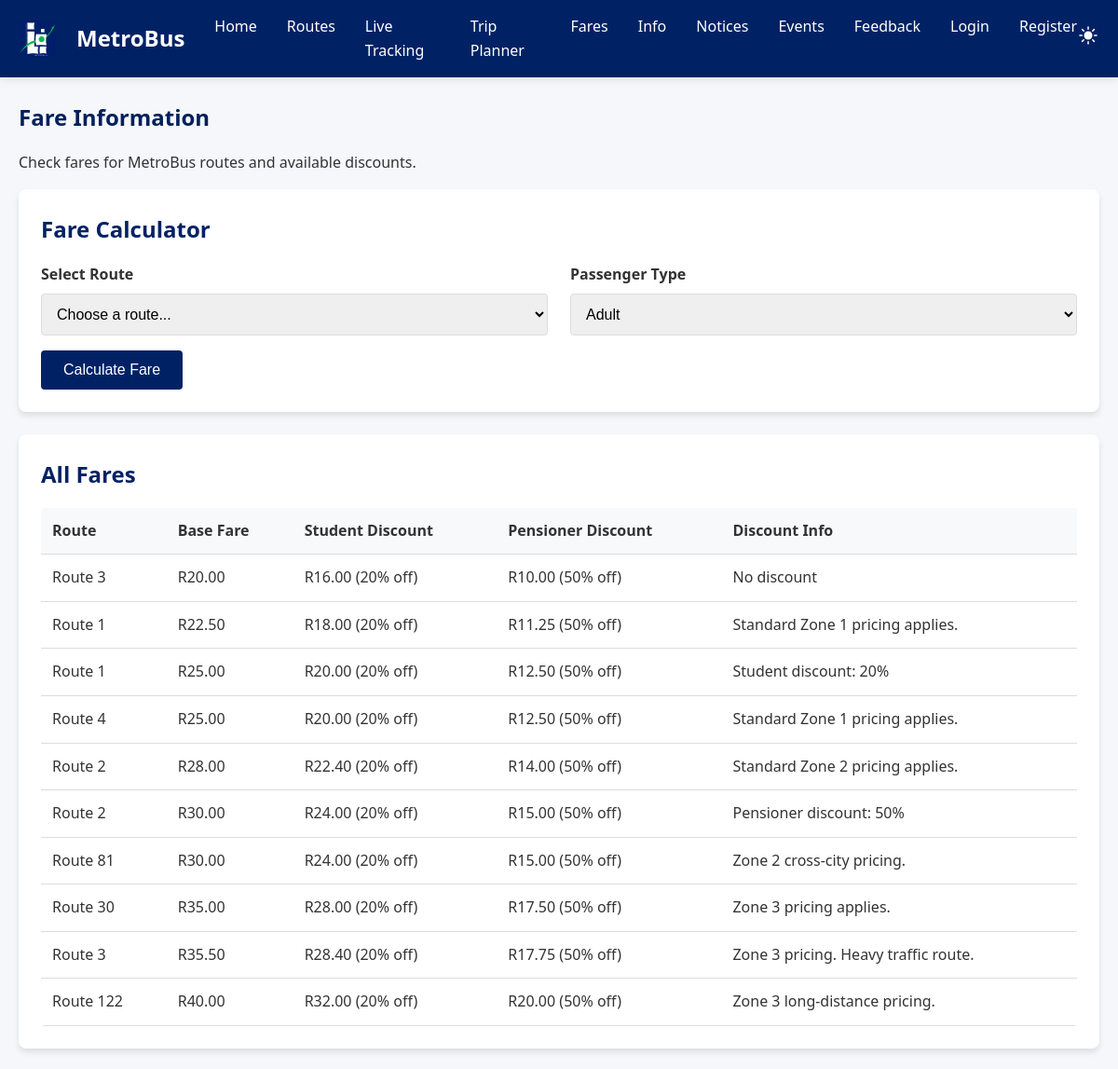
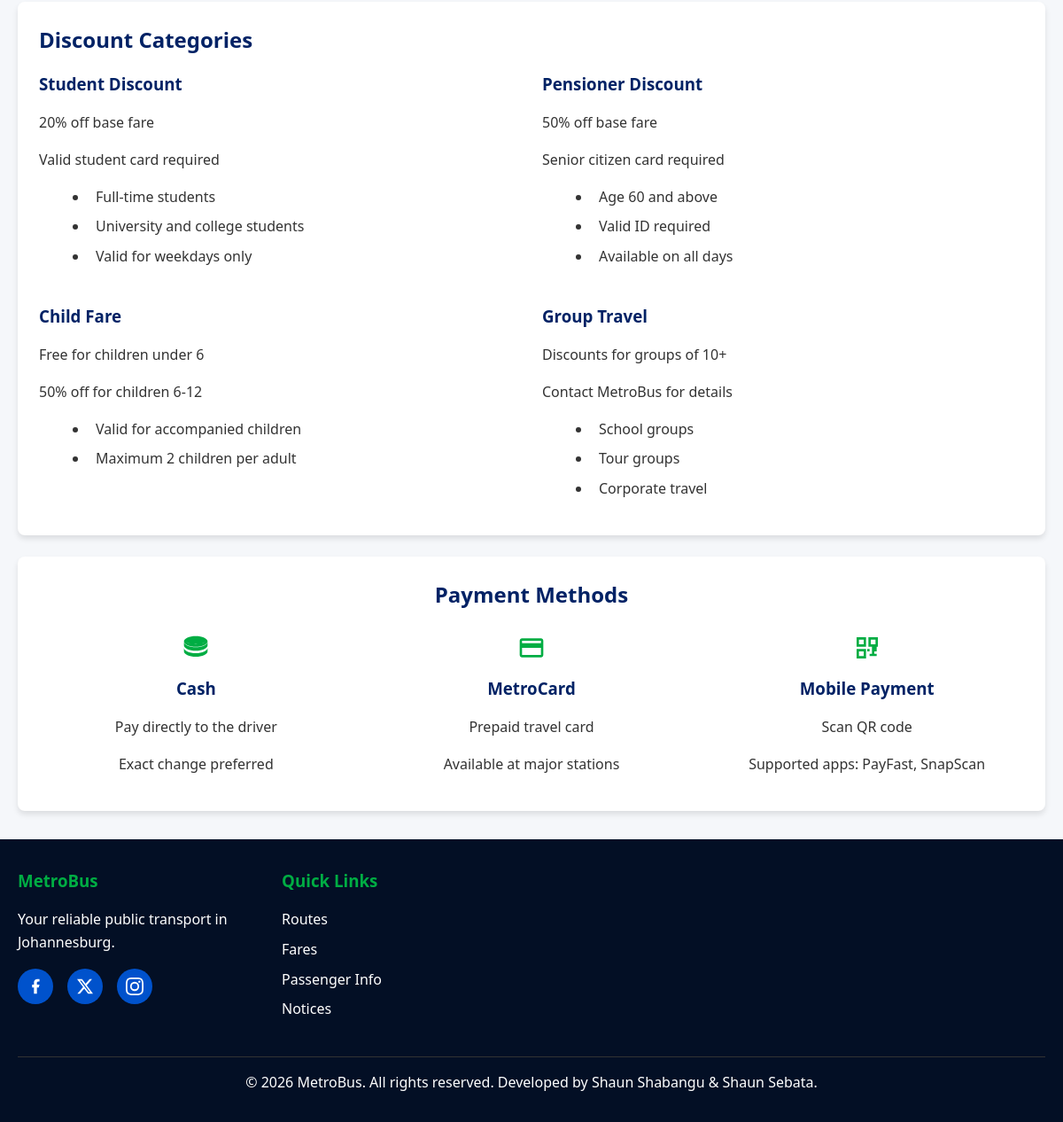
/fares.php, run on the app's committed database (2 pictures, top to bottom).
### tables this page shows
CREATE TABLE `fares` (
  `id` int(11) NOT NULL,
  `route_id` int(11) NOT NULL,
  `price` decimal(10,2) NOT NULL,
  `discount_info` text DEFAULT NULL
);

CREATE TABLE `routes` (
  `id` int(11) NOT NULL,
  `route_name` varchar(255) NOT NULL,
  `start_point` varchar(255) NOT NULL,
  `end_point` varchar(255) NOT NULL,
  `status` enum('active','inactive') DEFAULT 'active'
);

### fares.php (the view, shortened to what this page needs)
<?php
require_once 'includes/header.php';
require_once 'includes/db.php';
$stmt = $pdo->query("SELECT f.*, r.route_name FROM fares f JOIN routes r ON f.route_id = r.id ORDER BY f.price");
$fares = $stmt->fetchAll();
?>
<main>
<section class="container mt-3">
<h1>Fare Information</h1>
<p>Check fares for MetroBus routes and available discounts.</p>
<div class="card">
<h2>Fare Calculator</h2>
<form id="fare-calculator">
<div class="grid grid-2">
<div class="form-group">
<label for="route-select">Select Route</label>
<select id="route-select" required>
<option value="">Choose a route...</option>
</select>
</div>
<div class="form-group">
<label for="passenger-type">Passenger Type</label>
<select id="passenger-type" required>
<option value="adult">Adult</option>
</select>
</div>
</div>
<button type="submit" class="btn">Calculate Fare</button>
</form>
</div>
<div class="card mt-3">
<h2>All Fares</h2>
<div class="table-responsive">
<table id="fare-table">
<thead>
<tr>
<th>Route</th>
<th>Base Fare</th>
<th>Student Discount</th>
<th>Pensioner Discount</th>
<th>Discount Info</th>
</tr>
</thead>
<tbody>
<?php foreach ($fares as $fare): ?>
<tr>
<td><?php echo htmlspecialchars($fare['route_name']); ?></td>
<td>R<?php echo number_format($fare['price'], 2); ?></td>
<td>R<?php echo number_format($fare['price'] * 0.8, 2); ?> (20% off)</td>
<td>R<?php echo number_format($fare['price'] * 0.5, 2); ?> (50% off)</td>
<td><?php echo htmlspecialchars($fare['discount_info']); ?></td>
</tr>
<?php endforeach; ?>
</tbody>
</table>
</div>
</div>
<div class="card mt-3">
<h2>Discount Categories</h2>
<div class="grid grid-2">
<div>
<h3>Student Discount</h3>
<p>20% off base fare</p>
<p>Valid student card required</p>
<ul>
<li>Full-time students</li>
<li>University and college students</li>
<li>Valid for weekdays only</li>
</ul>
</div>
<div>
<h3>Pensioner Discount</h3>
<p>50% off base fare</p>
<p>Senior citizen card required</p>
<ul>
<li>Age 60 and above</li>
<li>Valid ID required</li>
<li>Available on all days</li>
</ul>
</div>
<div>
<h3>Child Fare</h3>
<p>Free for children under 6</p>
<p>50% off for children 6-12</p>
<ul>
<li>Valid for accompanied children</li>
<li>Maximum 2 children per adult</li>
</ul>
</div>
<div>
<h3>Group Travel</h3>
<p>Discounts for groups of 10+</p>
<p>Contact MetroBus for details</p>
<ul>
<li>School groups</li>
<li>Tour groups</li>
<li>Corporate travel</li>
</ul>
</div>
</div>
</div>
<div class="card mt-3">
<h2 class="text-center mb-3">Payment Methods</h2>
<div class="grid grid-3 text-center">
<div>
<h3>Cash</h3>
<p>Pay directly to the driver</p>
<p>Exact change preferred</p>
</div>
<div>
<svg width="32" height="32" fill="#00AD43" class="mb-1" viewBox="0 0 24 24" xmlns="http://www.w3.org/2000/svg"><path d="M20 4H4C2.89 4 2.01 4.89 2.01 6L2 18c0 1.11.89 2 2 2h16c1.11 0 2-.89 2-2V6c0-1.11-.89-2-2-2zm0 14H4v-6h16v6zm0-10H4V6h16v2z"/></svg>
<h3>MetroCard</h3>
<p>Prepaid travel card</p>
<p>Available at major stations</p>
</div>
<div>
<svg width="32" height="32" fill="#00AD43" class="mb-1" viewBox="0 0 24 24" xmlns="http://www.w3.org/2000/svg"><path d="M3 11h8V3H3v8zm2-6h4v4H5V5zm8-2v8h8V3h-8zm6 6h-4V5h4v4zM3 21h8v-8H3v8zm2-6h4v4H5v-4zm13-2h-2v2h-2v-2h-2v2h4v2h-2v2h2v-2h2v2h2v-2h-2v-2h2v-2h-2v2zm-2 4h2v2h-2v-2zm4-6h-4v2h4v-2z"/></svg>
<h3>Mobile Payment</h3>
<p>Scan QR code</p>
<p>Supported apps: PayFast, SnapScan</p>
</div>
</div>
</div>
</section>
</main>
<?php require_once 'includes/footer.php'; ?>

### assets/css/style.css (style rules this page uses)
* { margin: 0; padding: 0; box-sizing: border-box; }
body { font-family: 'Segoe UI', Tahoma, Geneva, Verdana, sans-serif; line-height: 1.6; color: #333; background-color: #F5F7FA; transition: background-color 0.3s, color 0.3s; }
.container { max-width: 1200px; margin: 0 auto; padding: 0 20px; }
main { min-height: calc(100vh - 200px); }
.card { background: white; border-radius: 8px; box-shadow: 0 4px 6px rgba(0, 0, 0, 0.1); padding: 1.5rem; margin-bottom: 1rem; transition: transform 0.3s, box-shadow 0.3s; display: flex; flex-direction: column; }
.btn { display: inline-block; padding: 0.75rem 1.5rem; background-color: #002265; color: white; text-decoration: none; border-radius: 4px; border: none; cursor: pointer; transition: background-color 0.3s; font-size: 1rem; }
.form-group { margin-bottom: 1rem; }
.form-group label { display: block; margin-bottom: 0.5rem; font-weight: bold; }
.form-group input, .form-group select, .form-group textarea { width: 100%; padding: 0.75rem; border: 1px solid #ddd; border-radius: 4px; font-size: 1rem; }
.grid { display: grid; gap: 1.5rem; }
.grid-2 { grid-template-columns: repeat(auto-fit, minmax(300px, 1fr)); }
.grid-3 { grid-template-columns: repeat(auto-fit, minmax(250px, 1fr)); }
h1, h2, h3, h4, h5, h6 { margin-bottom: 1rem; color: #00205B; }
.card ul, .card ol { padding-left: 2.5rem !important; margin-left: 1rem !important; margin-bottom: 1rem !important; list-style-position: outside !important; }
.card ul li, .card ol li { margin-bottom: 0.5rem !important; padding-left: 0.5rem !important; }
p { margin-bottom: 1rem; }
.text-center { text-align: center; }
.mb-1 { margin-bottom: 0.5rem; }
.mb-3 { margin-bottom: 1.5rem; }
.mt-3 { margin-top: 1.5rem; }
.card h1, .card h2, .card h3, .card h4 { color: #002265 !important; }

### assets/css/responsive.css (style rules this page uses)
@media (min-width: 769px) { .grid-2 { grid-template-columns: repeat(2, 1fr); } }
@media (min-width: 769px) { .grid-3 { grid-template-columns: repeat(3, 1fr); } }
@media (min-width: 1200px) { .container { max-width: 1400px; } }
.table-responsive { width: 100%; overflow-x: auto; -webkit-overflow-scrolling: touch; border-radius: 4px; }
.table-responsive table { width: 100%; min-width: 500px; border-collapse: collapse; }

### fares.php (style rules this page uses)
.table-responsive { overflow-x: auto; }
#fare-table { width: 100%; border-collapse: collapse; }
#fare-table th, #fare-table td { padding: 0.75rem; text-align: left; border-bottom: 1px solid #ddd; }
#fare-table th { background-color: #f8f9fa; font-weight: bold; }

### data on the page
fares: route.route_name "Route 3", price "20.00", $fare['price']*0.8 "16.00", $fare['price']*0.5 "10.00", discount_info "No discount"
fares: route.route_name "Route 1", price "22.50", $fare['price']*0.8 "18.00", $fare['price']*0.5 "11.25", discount_info "Standard Zone 1 pricing applies."
fares: route.route_name "Route 1", price "25.00", $fare['price']*0.8 "20.00", $fare['price']*0.5 "12.50", discount_info "Student discount: 20%"
fares: route.route_name "Route 4", price "25.00", $fare['price']*0.8 "20.00", $fare['price']*0.5 "12.50", discount_info "Standard Zone 1 pricing applies."
fares: route.route_name "Route 2", price "28.00", $fare['price']*0.8 "22.40", $fare['price']*0.5 "14.00", discount_info "Standard Zone 2 pricing applies."
fares: route.route_name "Route 2", price "30.00", $fare['price']*0.8 "24.00", $fare['price']*0.5 "15.00", discount_info "Pensioner discount: 50%"
fares: route.route_name "Route 81", price "30.00", $fare['price']*0.8 "24.00", $fare['price']*0.5 "15.00", discount_info "Zone 2 cross-city pricing."
fares: route.route_name "Route 30", price "35.00", $fare['price']*0.8 "28.00", $fare['price']*0.5 "17.50", discount_info "Zone 3 pricing applies."
fares: route.route_name "Route 3", price "35.50", $fare['price']*0.8 "28.40", $fare['price']*0.5 "17.75", discount_info "Zone 3 pricing. Heavy traffic route."
fares: route.route_name "Route 122", price "40.00", $fare['price']*0.8 "32.00", $fare['price']*0.5 "20.00", discount_info "Zone 3 long-distance pricing."
